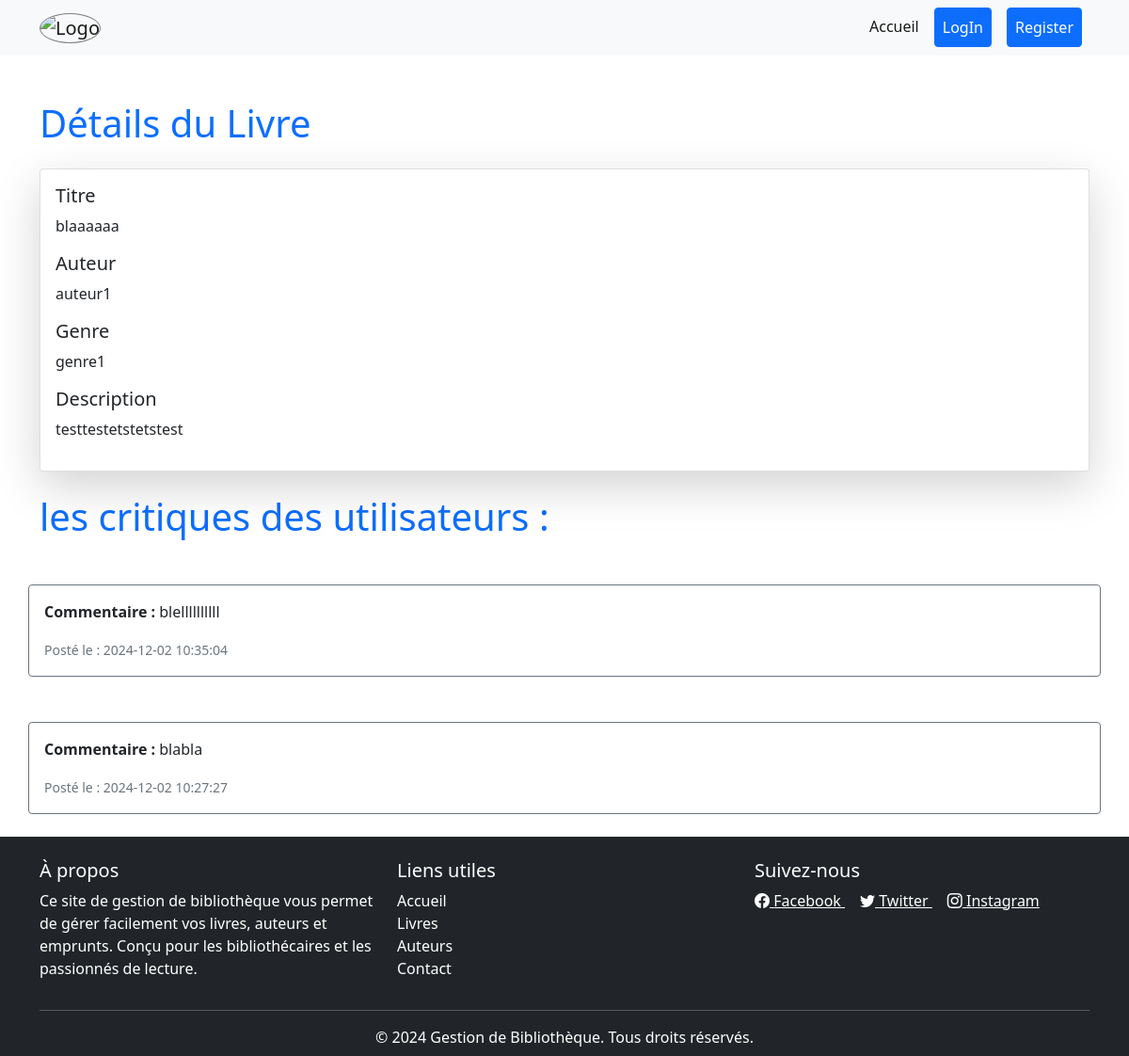
The app's page /detailsdulivre.php?id=14 with its own data.
### tables this page shows
CREATE TABLE `Livre` (
  `id` int NOT NULL,
  `titre` varchar(255) NOT NULL,
  `auteur_id` int NOT NULL,
  `genre_id` int NOT NULL,
  `ISBN` varchar(13) NOT NULL,
  `disponible` tinyint(1) NOT NULL,
  `image` varchar(255) DEFAULT NULL
);

CREATE TABLE `Auteur` (
  `id` int NOT NULL,
  `nom` varchar(255) NOT NULL,
  `biographie` text,
  `date_de_naissance` date DEFAULT NULL
);

CREATE TABLE `Genre` (
  `id` int NOT NULL,
  `nom` varchar(255) NOT NULL,
  `description` text
);

CREATE TABLE `commentaires` (
  `id` int NOT NULL,
  `livre_id` int NOT NULL,
  `commentaire` text NOT NULL,
  `date_creation` datetime DEFAULT CURRENT_TIMESTAMP
);

### detailsdulivre.php (the view, shortened to what this page needs)
<?php require 'header.php';
?>
<main>
<?php
require 'DbConnection.php';
$id = $_GET['id'];
if ($pdo) {
    $req = "SELECT Livre.id id, Livre.titre, Livre.auteur_id, Livre.disponible dispo, Livre.genre_id AS genre
                   ,Auteur.nom AS auteur_nom  , Genre.nom nomg , Genre.description description
            FROM Livre
            JOIN Auteur ON Livre.auteur_id = Auteur.id
            join Genre on Livre.genre_id=Genre.id
            WHERE Livre.id = :id";
    $stmt = $pdo->prepare($req);
    $stmt->execute(['id' => $id]);
    if ($stmt->rowCount() == 0) {
        echo "<p class='text-danger'>Aucun résultat trouvé.</p>";
    } else {
        $ligne = $stmt->fetch(PDO::FETCH_ASSOC); ?>
        <div class="container mt-5">
            <h1 class="text-primary mb-4">Détails du Livre</h1>
            <div class="card shadow-lg col-md-12 mx-auto">
                <div class="card-body">
                    <div class="mb-3">
                        <h5 class="card-title text-primary-emphasis">Titre</h5>
                        <p class="card-text"><?php echo ($ligne['titre']); ?></p>
                    </div>
                    <div class="mb-3">
                        <h5 class="card-title text-primary-emphasis">Auteur</h5>
                        <p class="card-text"><?php echo ($ligne['auteur_nom']); ?></p>
                    </div>
                    <div class="mb-3">
                        <h5 class="card-title text-primary-emphasis">Genre</h5>
                        <p class="card-text"><?php echo ($ligne['nomg']); ?></p>
                    </div>
                    <div class="mb-3 d-flex justify-content-between align-items-center">
                        <div>
                            <h5 class="card-title text-primary-emphasis">Description</h5>
                            <p class="card-text"><?php
                            if(isset($ligne['description'])){
                                echo ($ligne['description']);
                            }else{
                                echo "-- -- -- -- -- -- -- -- ";
                            }
                            ?></p>
                        </div>
                    </div>
                </div>
            </div>
        </div>
    <?php
    }
}
?>
<?php
$id = intval($_GET['id']);
$sql = "SELECT * FROM commentaires WHERE livre_id = :id ORDER BY date_creation DESC";
$stmt = $pdo->prepare($sql);
$stmt->execute(['id' => $id]);
if ($stmt->rowCount() > 0) {
    echo "<h1 class='mt-4 container text-primary'>les critiques des utilisateurs :</h1>";
    while ($comment = $stmt->fetch(PDO::FETCH_ASSOC)) {
        echo "<div class='mt-5 p-3 border border-secondary rounded container'>";
        echo "<p><strong>Commentaire :</strong> " . ($comment['commentaire']) . "</p>";
        echo "<small class='text-muted'>Posté le : " . ($comment['date_creation']) . "</small>";
        echo "</div>";
    }
}
?>
</main>
<?php require 'footer.php'; ?>

### header.php (style rules this page uses)
body { display: flex; flex-direction: column; min-height: 100vh; margin: 0; }
main { flex: 1; }

### records on screen
livre: titre "blaaaaaa", auteur.nom "auteur1", genre.nom "genre1", genre.description "testtestetstetstest"
commentaires: commentaire "blellllllllll", date_creation "2024-12-02 10:35:04"
commentaires: commentaire "blabla", date_creation "2024-12-02 10:27:27"
